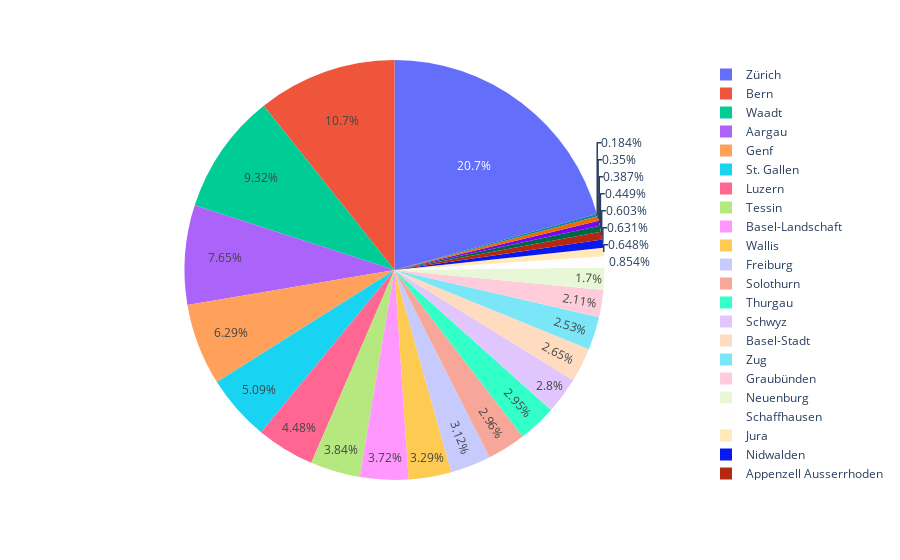

Write notebook code for a chart like this one.
### Markdown cell above
Another chart type is the pie chart, although it is not usually recommended to use it.

### Code cell
fig = px.pie(df, values='taxable_income_chf', names='canton')
layout_helper(fig).show()

### Figure 1 — Plotly figure (JSON) as saved in the notebook; plotly's stock layout.template omitted (floating-point values rounded to 4 significant figures)
{"data": [{"domain": {"x": [0, 1], "y": [0, 1]}, "hovertemplate": "canton=%{label}<br>taxable_income_chf=%{value}<extra></extra>", "labels": ["Zürich", "Luzern", "Schwyz", "Nidwalden", "Zug", "Solothurn", "Basel-Landschaft", "Appenzell Ausserrhoden", "St. Gallen", "Aargau", "Tessin", "Wallis", "Genf", "Bern", "Uri", "Obwalden", "Glarus", "Freiburg", "Basel-Stadt", "Schaffhausen", "Appenzell Innerrhoden", "Graubünden", "Thurgau", "Waadt", "Neuenburg", "Jura"], "legendgroup": "", "name": "", "showlegend": true, "type": "pie", "values": [61872000000, 13385000000, 8381000000, 1887000000, 7575000000, 8848000000, 11109000000, 1803000000, 15202000000, 22852000000, 11463000000, 9822000000, 18788000000, 31970000000, 1046000000, 1341000000, 1157000000, 9338000000, 7904000000, 2551000000, 551000000, 6307000000, 8812000000, 27848000000, 5077000000, 1936000000]}], "layout": {"autosize": true, "legend": {"tracegroupgap": 0}, "margin": {"t": 60}, "paper_bgcolor": "rgba(0, 0, 0, 0)", "plot_bgcolor": "rgba(0, 0, 0, 0)", "xaxis": {"showgrid": false, "title": {}}, "yaxis": {"showgrid": false, "title": {}}}}
